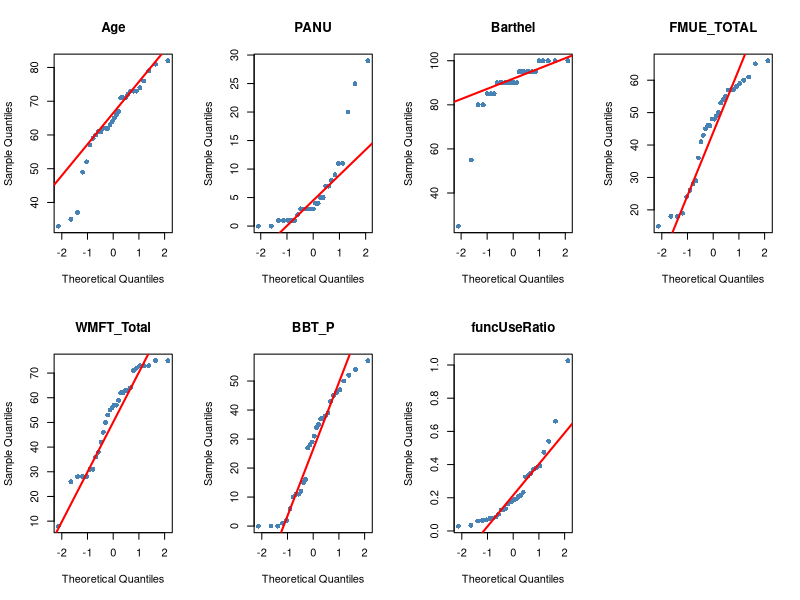
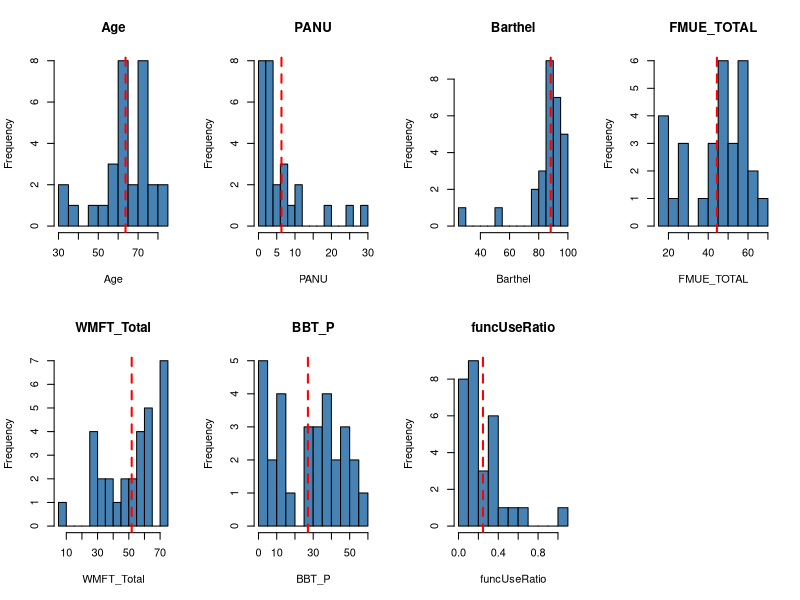
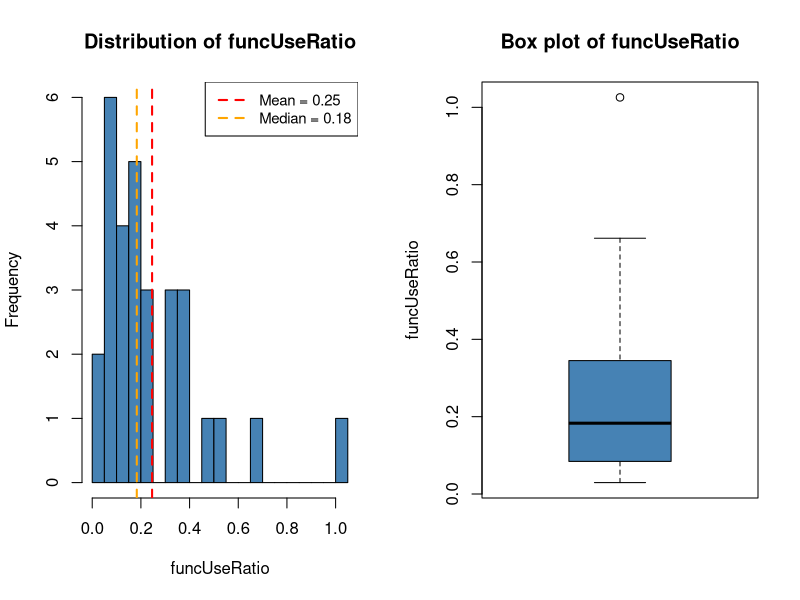
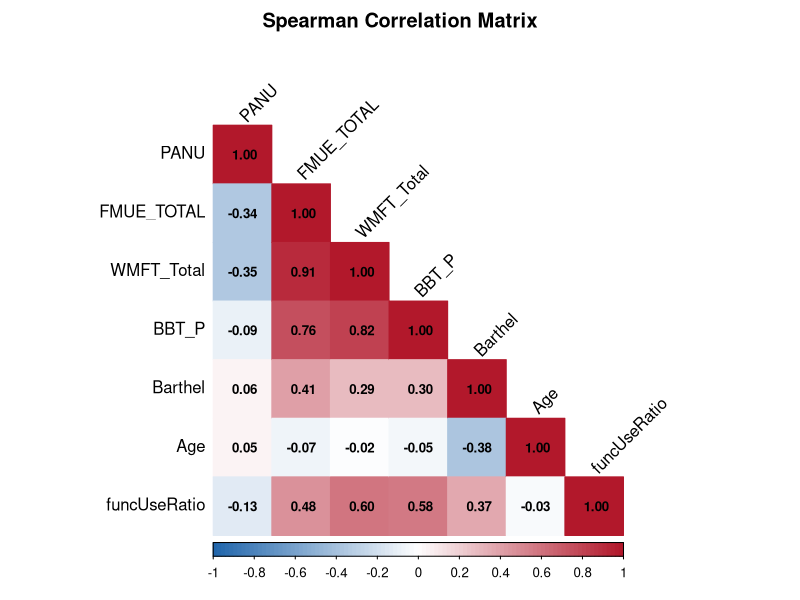
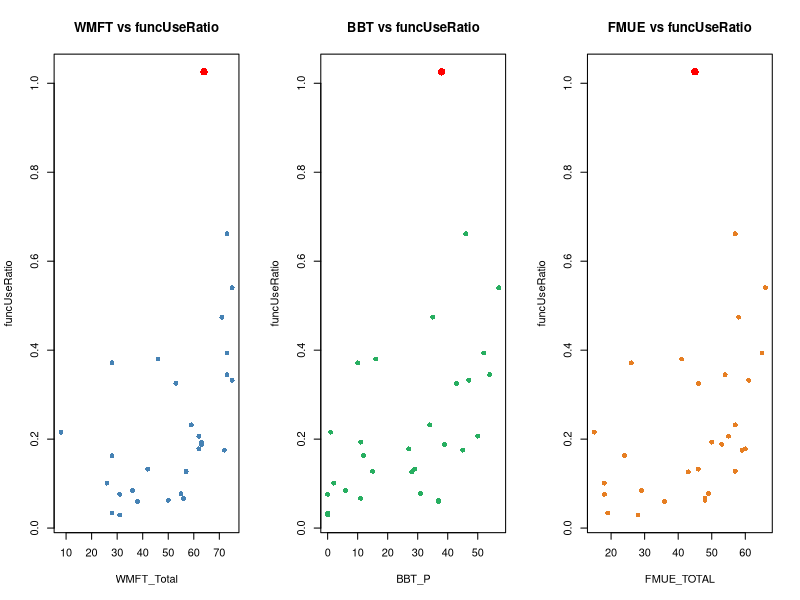
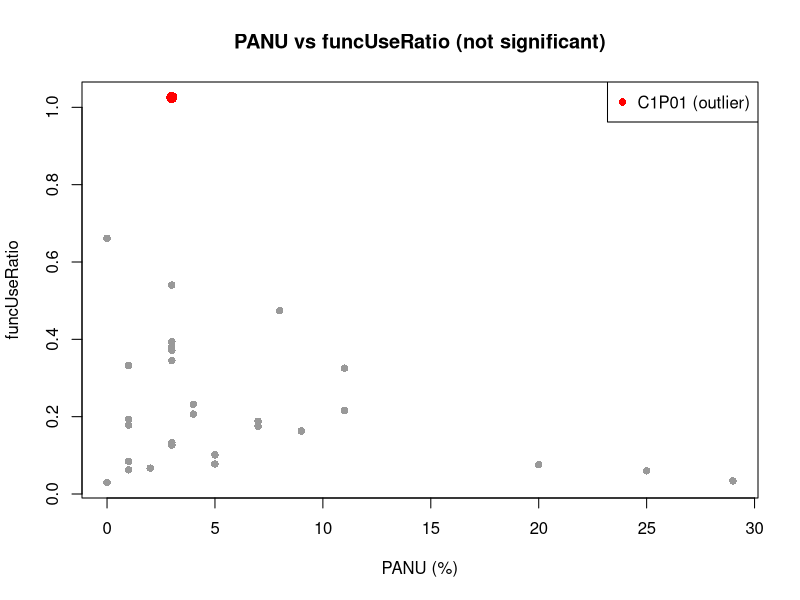
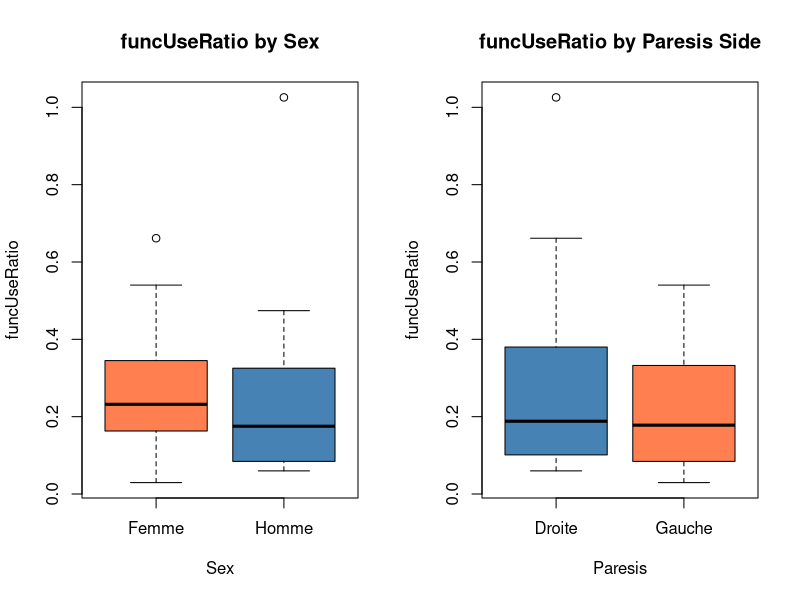

These figures' R source, in order:
## ---- chunk 1
# Knit options: control how chunks appear in the final HTML
knitr::opts_chunk$set(
  echo = TRUE,          # show R code in the output
  warning = FALSE,      # hide warnings
  message = FALSE,      # hide package loading messages
  fig.width = 10,       # default figure width
  fig.height = 6        # default figure height
)
## ---- chunk 2
# Required packages
library(readr)      # read CSV files
library(ggplot2)    # nice plots
library(dplyr)      # data manipulation
library(corrplot)   # correlation heatmaps
library(knitr)      # nice tables with kable()

# Load the merged dataset produced by the Python notebook
merged_df <- read_csv("data/merged_dataset.csv")

# Quick check
cat("Dataset:", nrow(merged_df), "patients,", ncol(merged_df), "columns\n")
cat("Columns:", paste(names(merged_df), collapse = ", "), "\n")
## ---- chunk 3
# List the continuous variables we want to summarize
continuous_vars <- c("Age", "PANU", "Barthel", "FMUE_TOTAL",
                     "WMFT_Total", "BBT_P", "funcUseRatio")

# Build the summary table row by row
summary_stats <- data.frame(
  Variable = continuous_vars,
  N        = sapply(continuous_vars, function(v) sum(!is.na(merged_df[[v]]))),
  Mean     = sapply(continuous_vars, function(v) round(mean(merged_df[[v]], na.rm = TRUE), 2)),
  SD       = sapply(continuous_vars, function(v) round(sd(merged_df[[v]], na.rm = TRUE), 2)),
  Median   = sapply(continuous_vars, function(v) round(median(merged_df[[v]], na.rm = TRUE), 2)),
  Min      = sapply(continuous_vars, function(v) min(merged_df[[v]], na.rm = TRUE)),
  Max      = sapply(continuous_vars, function(v) max(merged_df[[v]], na.rm = TRUE))
)

# Display as a formatted HTML table
kable(summary_stats, caption = "Descriptive statistics of continuous variables")
## ---- chunk 4
cat("Sex distribution:\n")
print(table(merged_df$Sex))

cat("\nParesis side distribution:\n")
print(table(merged_df$Paresis))
## ---- chunk 5
normality_results <- data.frame(
  Variable = continuous_vars,
  W_statistic = NA,
  p_value = NA,
  Normal = NA
)

for (i in seq_along(continuous_vars)) {
  variable_name <- continuous_vars[i]
  values <- merged_df[[variable_name]][!is.na(merged_df[[variable_name]])]
  
  test_result <- shapiro.test(values)
  
  normality_results$W_statistic[i] <- round(test_result$statistic, 4)
  normality_results$p_value[i]     <- round(test_result$p.value, 4)
  normality_results$Normal[i]      <- ifelse(test_result$p.value >= 0.05, "Yes", "No")
}

kable(normality_results, caption = "Shapiro-Wilk normality test (alpha = 0.05)")
## ---- chunk 6
# Arrange 8 plots in a 2x4 grid
par(mfrow = c(2, 4))

for (variable_name in continuous_vars) {
  values <- merged_df[[variable_name]][!is.na(merged_df[[variable_name]])]
  
  qqnorm(values, main = variable_name,
         col = "steelblue", pch = 16)
  qqline(values, col = "red", lwd = 2)
}

# Reset to default single plot layout
par(mfrow = c(1, 1))
## ---- chunk 7
par(mfrow = c(2, 4))

for (variable_name in continuous_vars) {
  values <- merged_df[[variable_name]][!is.na(merged_df[[variable_name]])]
  
  hist(values,
       main = variable_name,
       xlab = variable_name,
       col = "steelblue",
       border = "black",
       breaks = 12)
  
  abline(v = mean(values), col = "red", lwd = 2, lty = 2)
}

par(mfrow = c(1, 1))
## ---- chunk 8
par(mfrow = c(1, 2))

# Histogram with mean and median
hist(merged_df$funcUseRatio,
     breaks = 15,
     col = "steelblue",
     border = "black",
     main = "Distribution of funcUseRatio",
     xlab = "funcUseRatio")

abline(v = mean(merged_df$funcUseRatio), col = "red",    lwd = 2, lty = 2)
abline(v = median(merged_df$funcUseRatio), col = "orange", lwd = 2, lty = 2)

legend("topright",
       legend = c(paste("Mean =", round(mean(merged_df$funcUseRatio), 2)),
                  paste("Median =", round(median(merged_df$funcUseRatio), 2))),
       col = c("red", "orange"),
       lty = 2, lwd = 2, cex = 0.9)

# Box plot
boxplot(merged_df$funcUseRatio,
        main = "Box plot of funcUseRatio",
        ylab = "funcUseRatio",
        col = "steelblue")

par(mfrow = c(1, 1))

# Key observation
shapiro_p <- shapiro.test(merged_df$funcUseRatio)$p.value
cat("Shapiro-Wilk p-value:", round(shapiro_p, 4), "\n")
cat("Mean:", round(mean(merged_df$funcUseRatio), 3), "\n")
cat("Median:", round(median(merged_df$funcUseRatio), 3), "\n")
cat("Since mean > median and p < 0.05 -> right-skewed, not normal.\n")
cat("Decision: use Spearman correlations (non-parametric).\n")
## ---- chunk 9
# Clinical variables to test against funcUseRatio
clinical_vars <- c("PANU", "FMUE_TOTAL", "WMFT_Total", "BBT_P", "Barthel", "Age")

correlation_results <- data.frame(
  Variable     = clinical_vars,
  rho          = NA,
  p_value      = NA,
  Significance = NA
)

for (i in seq_along(clinical_vars)) {
  variable_name <- clinical_vars[i]
  
  # Keep only rows where both variables are present
  valid_rows <- complete.cases(merged_df[[variable_name]], merged_df$funcUseRatio)
  
  test_result <- cor.test(merged_df[[variable_name]][valid_rows],
                          merged_df$funcUseRatio[valid_rows],
                          method = "spearman")
  
  correlation_results$rho[i]     <- round(test_result$estimate, 3)
  correlation_results$p_value[i] <- round(test_result$p.value, 4)
  correlation_results$Significance[i] <- ifelse(test_result$p.value < 0.001, "***",
                                         ifelse(test_result$p.value < 0.01,  "**",
                                         ifelse(test_result$p.value < 0.05,  "*", "ns")))
}

kable(correlation_results,
      caption = "Spearman correlations with funcUseRatio (*** p<0.001, ** p<0.01, * p<0.05)")
## ---- chunk 10
# Impute missing values globally for the heatmap display
# (imputation for modeling is done inside LOOCV folds in Python)
heatmap_df <- merged_df
heatmap_df$PANU[is.na(heatmap_df$PANU)] <- median(heatmap_df$PANU, na.rm = TRUE)
heatmap_df$Barthel[is.na(heatmap_df$Barthel)] <- median(heatmap_df$Barthel, na.rm = TRUE)

# Variables to include in the matrix
heatmap_vars <- c("PANU", "FMUE_TOTAL", "WMFT_Total", "BBT_P",
                  "Barthel", "Age", "funcUseRatio")

# Compute Spearman correlation matrix
correlation_matrix <- cor(heatmap_df[, heatmap_vars], method = "spearman")

# Draw the heatmap
corrplot(correlation_matrix,
         method = "color",
         type = "lower",              # show only lower triangle (upper is redundant)
         addCoef.col = "black",       # print the correlation value inside each cell
         tl.col = "black",            # axis text color
         tl.srt = 45,                 # rotate axis text 45 degrees
         number.cex = 0.8,            # size of numbers inside cells
         col = colorRampPalette(c("#2166AC", "white", "#B2182B"))(100),
         title = "Spearman Correlation Matrix",
         mar = c(0, 0, 2, 0))
## ---- chunk 11
par(mfrow = c(1, 3))

# Index of the outlier
outlier_idx <- which(heatmap_df$ID == "C1P01")

# WMFT
plot(heatmap_df$WMFT_Total, heatmap_df$funcUseRatio,
     pch = 16, col = "steelblue",
     xlab = "WMFT_Total", ylab = "funcUseRatio",
     main = "WMFT vs funcUseRatio")
points(heatmap_df$WMFT_Total[outlier_idx],
       heatmap_df$funcUseRatio[outlier_idx],
       col = "red", pch = 16, cex = 1.5)

# BBT
plot(heatmap_df$BBT_P, heatmap_df$funcUseRatio,
     pch = 16, col = "#27AE60",
     xlab = "BBT_P", ylab = "funcUseRatio",
     main = "BBT vs funcUseRatio")
points(heatmap_df$BBT_P[outlier_idx],
       heatmap_df$funcUseRatio[outlier_idx],
       col = "red", pch = 16, cex = 1.5)

# FMUE
plot(heatmap_df$FMUE_TOTAL, heatmap_df$funcUseRatio,
     pch = 16, col = "#E67E22",
     xlab = "FMUE_TOTAL", ylab = "funcUseRatio",
     main = "FMUE vs funcUseRatio")
points(heatmap_df$FMUE_TOTAL[outlier_idx],
       heatmap_df$funcUseRatio[outlier_idx],
       col = "red", pch = 16, cex = 1.5)

par(mfrow = c(1, 1))
## ---- chunk 12
plot(heatmap_df$PANU, heatmap_df$funcUseRatio,
     pch = 16, col = "gray60",
     xlab = "PANU (%)", ylab = "funcUseRatio",
     main = "PANU vs funcUseRatio (not significant)")

points(heatmap_df$PANU[outlier_idx],
       heatmap_df$funcUseRatio[outlier_idx],
       col = "red", pch = 16, cex = 1.5)

legend("topright", legend = "C1P01 (outlier)",
       col = "red", pch = 16)
## ---- chunk 13
par(mfrow = c(1, 2))

# By Sex
boxplot(funcUseRatio ~ Sex,
        data = merged_df,
        col = c("coral", "steelblue"),
        main = "funcUseRatio by Sex",
        ylab = "funcUseRatio")

test_sex <- wilcox.test(funcUseRatio ~ Sex, data = merged_df)
cat("Mann-Whitney test by Sex:     W =", test_sex$statistic,
    ", p =", round(test_sex$p.value, 3), "\n")

# By Paresis side
boxplot(funcUseRatio ~ Paresis,
        data = merged_df,
        col = c("steelblue", "coral"),
        main = "funcUseRatio by Paresis Side",
        ylab = "funcUseRatio")

test_paresis <- wilcox.test(funcUseRatio ~ Paresis, data = merged_df)
cat("Mann-Whitney test by Paresis: W =", test_paresis$statistic,
    ", p =", round(test_paresis$p.value, 3), "\n")

par(mfrow = c(1, 1))
## ---- chunk 14
# Fit a standard linear regression
lm_model <- lm(funcUseRatio ~ FMUE_TOTAL + WMFT_Total + BBT_P + Barthel + PANU + Age,
               data = heatmap_df)

# Model summary
summary(lm_model)
